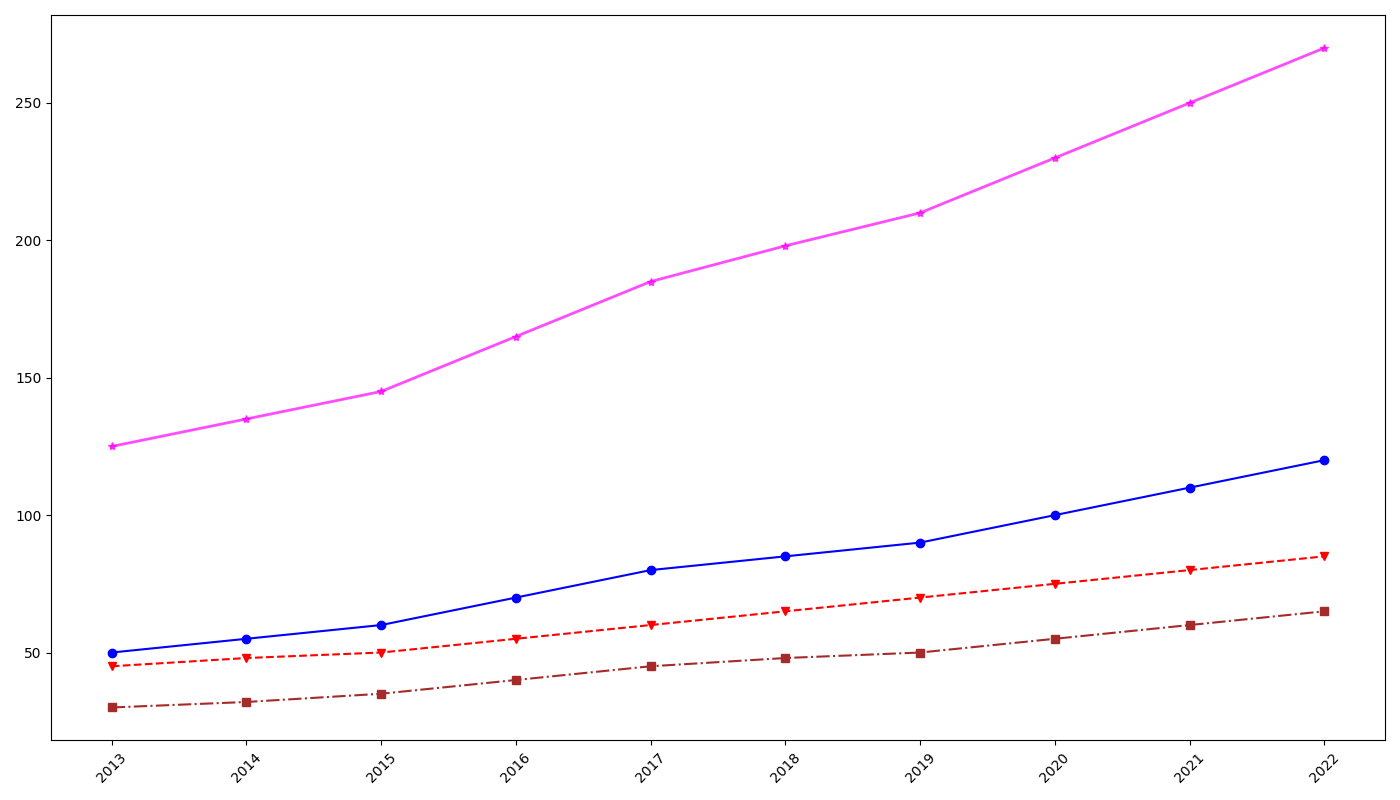

Write Python code to recreate this figure.
import matplotlib.pyplot as plt
import numpy as np

years = np.arange(2013, 2023)
apple_sales = np.array([50, 55, 60, 70, 80, 85, 90, 100, 110, 120])
orange_sales = np.array([45, 48, 50, 55, 60, 65, 70, 75, 80, 85])
grape_sales = np.array([30, 32, 35, 40, 45, 48, 50, 55, 60, 65])
total_sales = apple_sales + orange_sales + grape_sales

fig, ax = plt.subplots(figsize=(14, 8))
ax.plot(years, apple_sales, marker='o', linestyle='-', color='blue')
ax.plot(years, orange_sales, marker='v', linestyle='--', color='red')
ax.plot(years, grape_sales, marker='s', linestyle='-.', color='brown')
ax.plot(years, total_sales, marker='*', linestyle='-', linewidth=2, color='magenta', alpha=0.7)

ax.set_xticks(years)
ax.set_xticklabels(years, rotation=45)

plt.tight_layout()
plt.show()
